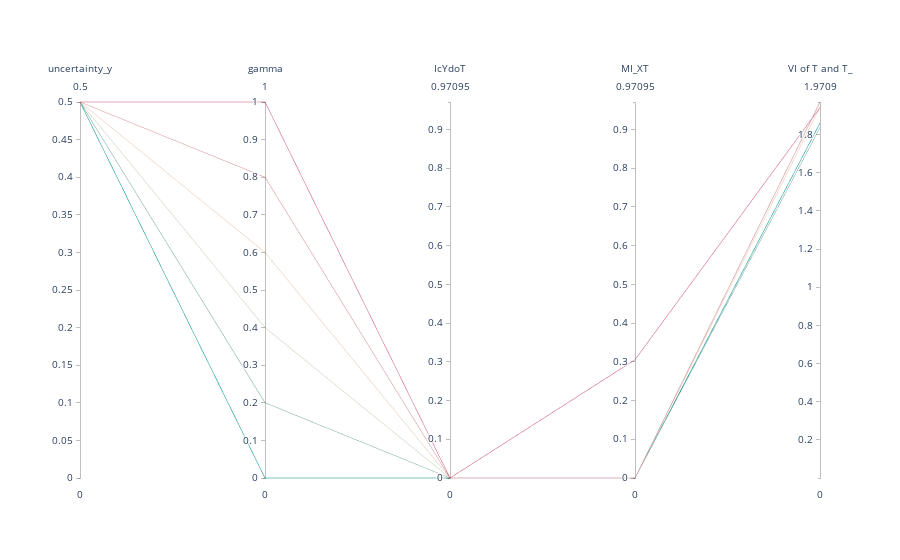

Source (notebook cell):
### Markdown cell above
When `uncertainty_y=0.5`, controlling the parity of $X$ gives no control over $Y$, so that the CIB loss reduces to $(1-\gamma) I(X; Y)$.
Hence we expect the learned representations to simply fully compress $X$ when $\gamma \ne 1$.
As we see below, that is exactly what happens.

### Code cell
#conditions = (best_runs['converged']==1.0) & (best_runs['uncertainty_y']==0.5)
conditions = (best_runs['uncertainty_y']==0.5)
filtered_runs_random = best_runs[conditions]
dimensions = [
    {'label': 'uncertainty_y', 'values': filtered_runs_random['uncertainty_y'], 'range': [0, 0.5]},
    {'label': 'gamma', 'values': filtered_runs_random['gamma']},
    {'label': 'IcYdoT', 'values': filtered_runs_random['IcYdoT'], 'range': [0, best_runs['IcYdoT'].max()]},
    {'label': 'MI_XT', 'values': filtered_runs_random['MI_XT'], 'range': [0, best_runs['MI_XT'].max()]},
    {'label': 'VI of T and T_', 'values': filtered_runs_random['VI of T and T_'], 'range': [best_runs['VI of T and T_'].min(), best_runs['VI of T and T_'].max()]},
]
fig = go.Figure(data=
    go.Parcoords(
        line=dict(
            #colorbar=dict(title_text='gamma', tickvals=np.arange(0,1.1,0.2)),
            color=filtered_runs_random['gamma'], colorscale='TealRose', showscale=False), 
        dimensions=dimensions,
        unselected=dict(line=dict(color='gray', opacity=0.08))
    )
)
# Show the plot
fig.show()

### Figure 1 — Plotly figure (JSON) as saved in the notebook; plotly's stock layout.template omitted (floating-point values rounded to 4 significant figures)
{"data": [{"dimensions": [{"label": "uncertainty_y", "range": [0, 0.5], "values": [0.5, 0.5, 0.5, 0.5, 0.5, 0.5]}, {"label": "gamma", "values": [1, 0.8, 0.6, 0.4, 0.2, 0]}, {"label": "IcYdoT", "range": [0, 0.971], "values": [0, -1.192e-07, -1.192e-07, -1.192e-07, 0, 0]}, {"label": "MI_XT", "range": [0, 0.971], "values": [0.3053, 2.384e-07, -5.96e-08, -5.96e-08, -5.96e-08, -1.192e-07]}, {"label": "VI of T and T_", "range": [2.134e-07, 1.971], "values": [1.942, 1.971, 1.944, 1.969, 1.837, 1.861]}], "line": {"color": [1, 0.8, 0.6, 0.4, 0.2, 0], "colorscale": [[0, "rgb(0, 147, 146)"], [0.1667, "rgb(114, 170, 161)"], [0.3333, "rgb(177, 199, 179)"], [0.5, "rgb(241, 234, 200)"], [0.6667, "rgb(229, 185, 173)"], [0.8333, "rgb(217, 137, 148)"], [1, "rgb(208, 88, 126)"]], "showscale": false}, "type": "parcoords", "unselected": {"line": {"color": "gray", "opacity": 0.08}}}], "layout": {"autosize": true}}
